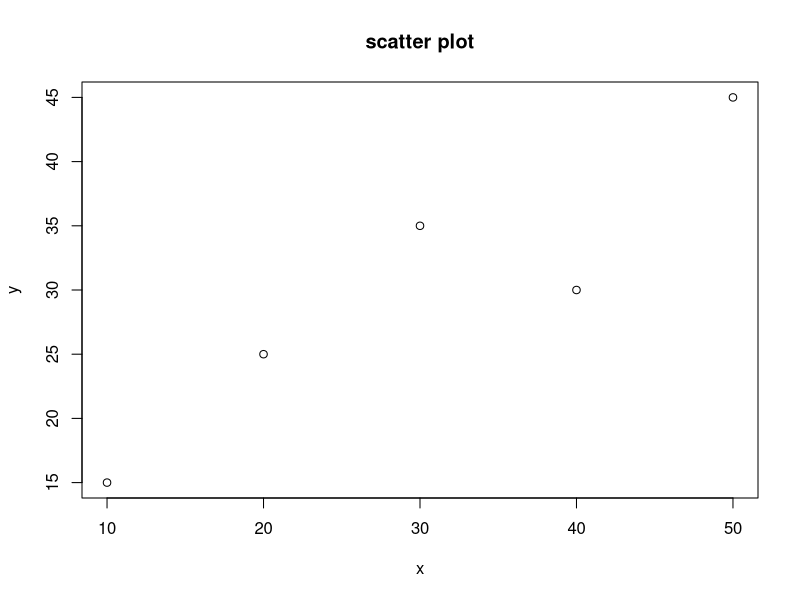
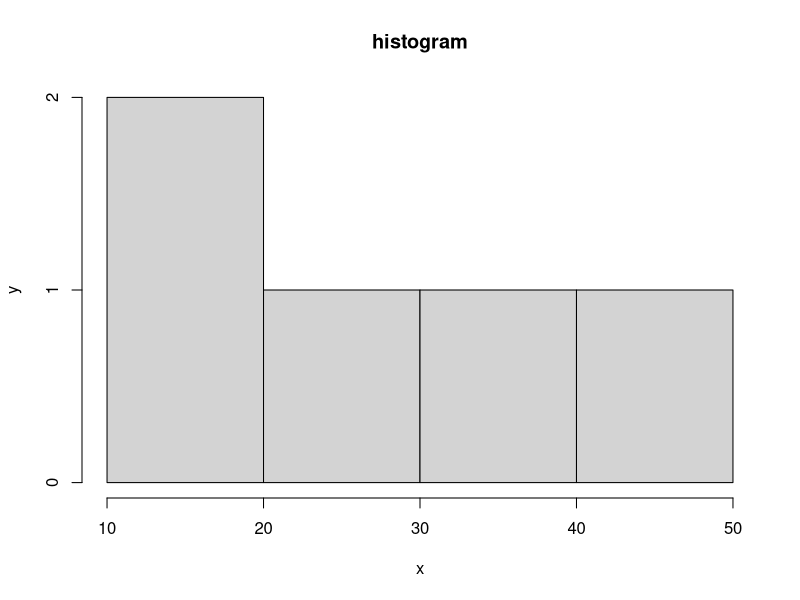
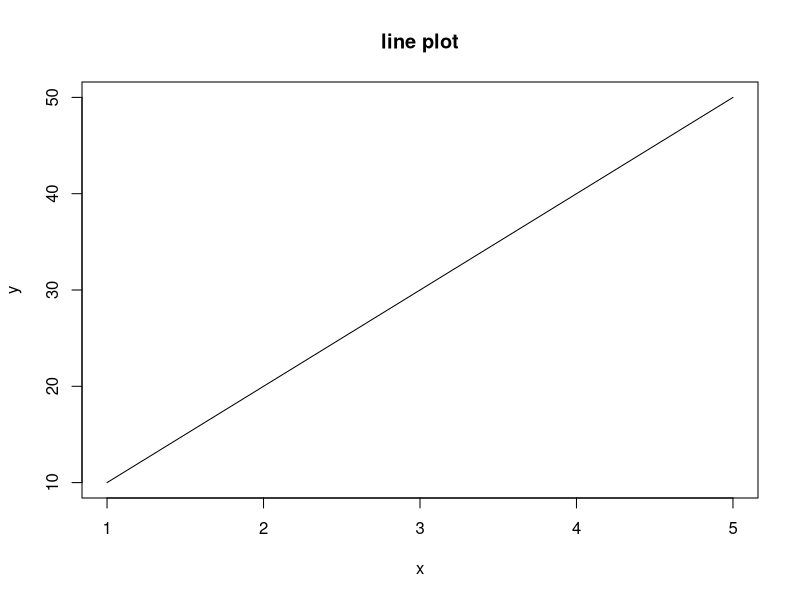
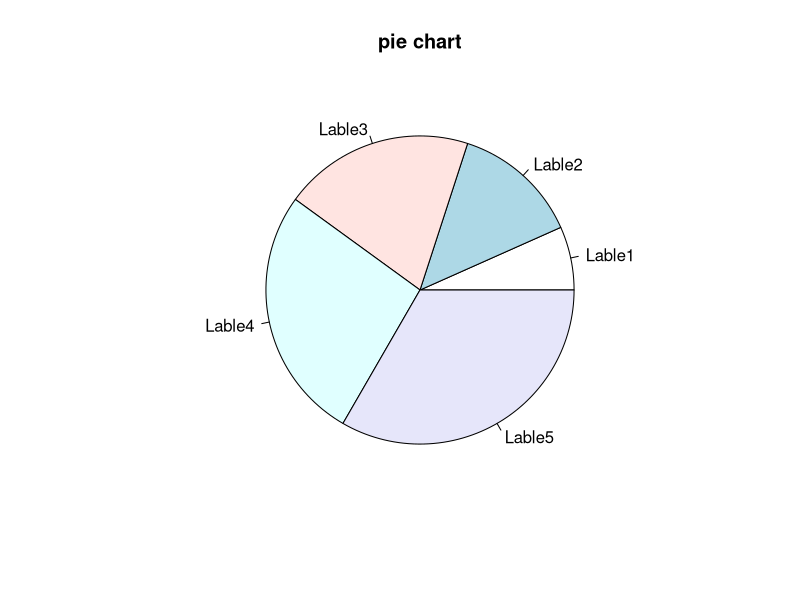
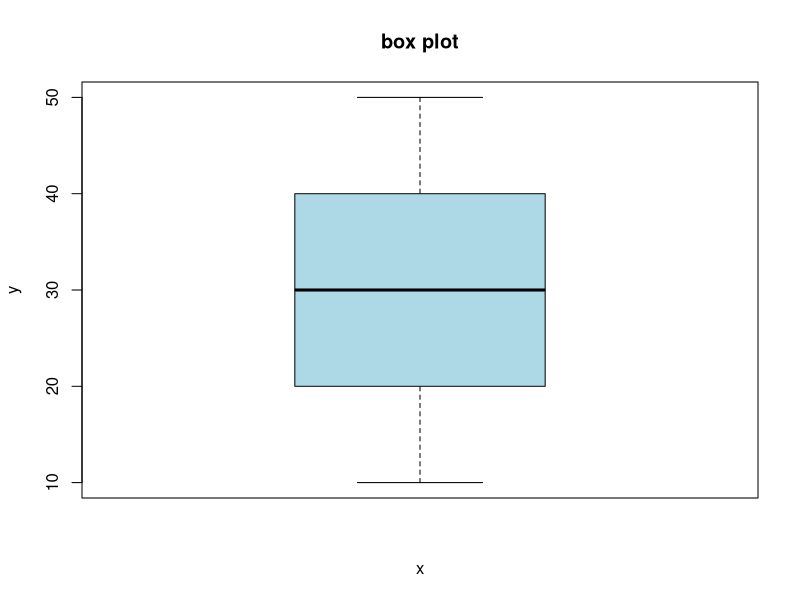
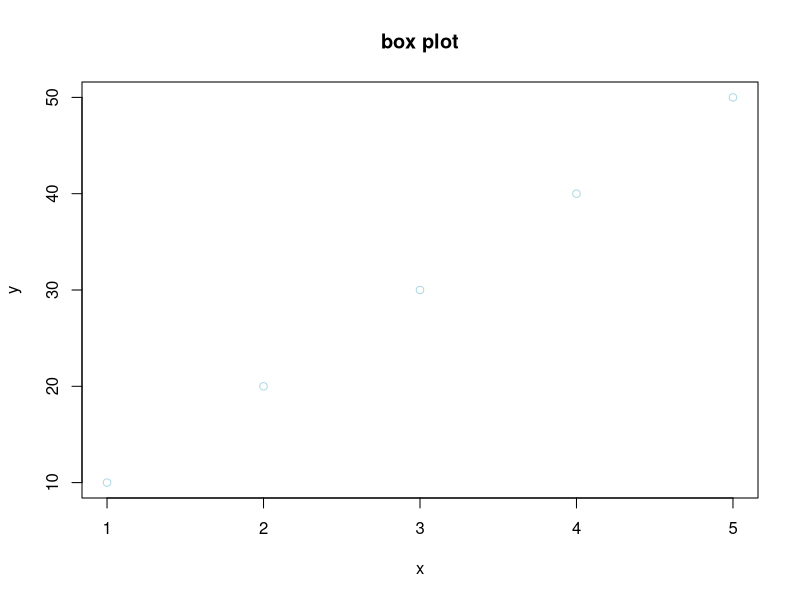

These charts were generated, in order, by the following R code:
x<-c(10,20,30,40,50)
y<-c(15,25,35,30,45)


#scatter plot
plot(x,y,main="scatter plot",type="p",xlab="x",ylab="y")

#hist
hist(x,main="histogram",xlab="x",ylab="y")

#line chart
plot(x,main="line plot",type="l",xlab="x",ylab="y")

#pie chat
labels<-c("Lable1","Lable2","Lable3","Lable4","Lable5")
pie(x,labels=labels,main="pie chart")

#box plot
boxplot(x,col="lightblue",main="box plot",xlab="x",ylab="y")

#scatter plot
plot(x,col="lightblue",main="box plot",xlab="x",ylab="y")






